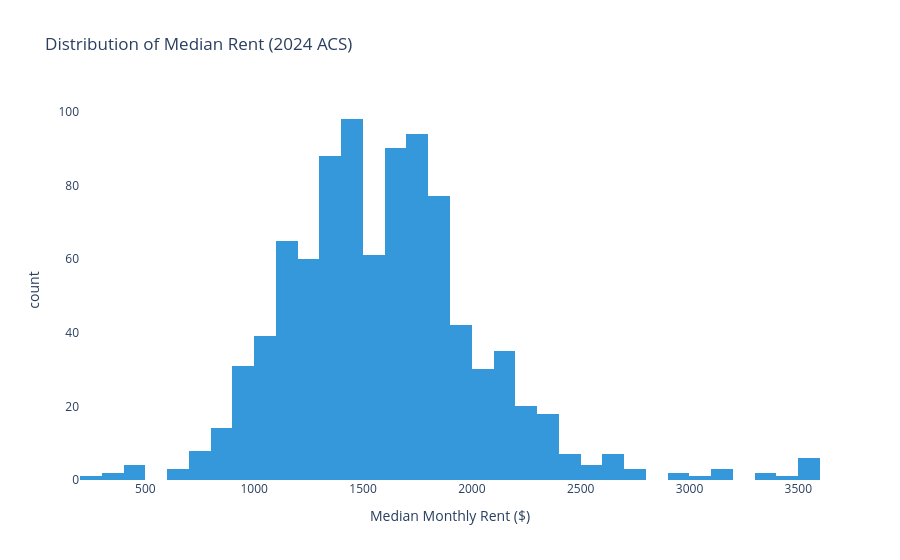

The code cell stored with this chart in its notebook:
### Code cell
# Histogram grid for all key features
fig = px.histogram(
    df[df["data_year"]==2024].dropna(subset=["median_rent"]),
    x="median_rent", nbins=50,
    title="Distribution of Median Rent (2024 ACS)",
    labels={"median_rent": "Median Monthly Rent ($)"},
    color_discrete_sequence=["#3498db"]
)
fig.update_layout(plot_bgcolor="white", paper_bgcolor="white")
fig.show()

### Figure 1 — Plotly figure (JSON) as saved in the notebook; plotly's stock layout.template omitted (floating-point values rounded to 4 significant figures; data arrays with more than 128 entries replaced by an {"elided": "..."} marker saying what was removed)
{"data": [{"bingroup": "x", "hovertemplate": "Median Monthly Rent ($)=%{x}<br>count=%{y}<extra></extra>", "legendgroup": "", "marker": {"color": "#3498db", "pattern": {"shape": ""}}, "name": "", "nbinsx": 50, "orientation": "v", "showlegend": false, "type": "histogram", "x": {"elided": "916 float values"}, "xaxis": "x", "yaxis": "y"}], "layout": {"barmode": "relative", "legend": {"tracegroupgap": 0}, "paper_bgcolor": "white", "plot_bgcolor": "white", "title": {"text": "Distribution of Median Rent (2024 ACS)"}, "xaxis": {"anchor": "y", "domain": [0, 1], "title": {"text": "Median Monthly Rent ($)"}}, "yaxis": {"anchor": "x", "domain": [0, 1], "title": {"text": "count"}}}}
